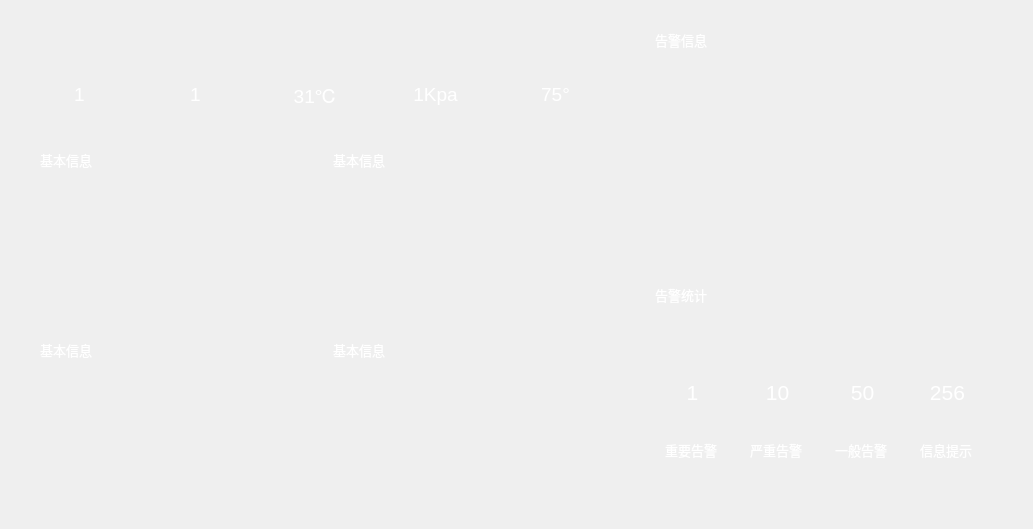
    <widget class="QWidget" name="home_page">
     <property name="styleSheet">
      <string notr="true"/>
     </property>
     <widget class="QLabel" name="label_7">
      <property name="geometry">
       <rect>
        <x>661</x>
        <y>440</y>
        <width>60</width>
        <height>20</height>
       </rect>
      </property>
      <property name="styleSheet">
       <string notr="true">
color: rgb(255, 255, 255);
border-color: rgba(255, 255, 255, 0);
</string>
      </property>
      <property name="text">
       <string>&lt;html&gt;&lt;head/&gt;&lt;body&gt;&lt;p align=&quot;center&quot;&gt;&lt;span style=&quot; font-size:10pt;&quot;&gt;重要告警&lt;/span&gt;&lt;/p&gt;&lt;/body&gt;&lt;/html&gt;</string>
      </property>
     </widget>
     <widget class="QLabel" name="label_8">
      <property name="geometry">
       <rect>
        <x>746</x>
        <y>440</y>
        <width>60</width>
        <height>20</height>
       </rect>
      </property>
      <property name="styleSheet">
       <string notr="true">font: 12pt;
color: rgb(255, 255, 255);
border-color: rgba(255, 255, 255, 0);</string>
      </property>
      <property name="text">
       <string>&lt;html&gt;&lt;head/&gt;&lt;body&gt;&lt;p align=&quot;center&quot;&gt;&lt;span style=&quot; font-size:10pt;&quot;&gt;严重告警&lt;/span&gt;&lt;/p&gt;&lt;/body&gt;&lt;/html&gt;</string>
      </property>
     </widget>
     <widget class="QLabel" name="label_9">
      <property name="geometry">
       <rect>
        <x>831</x>
        <y>440</y>
        <width>60</width>
        <height>20</height>
       </rect>
      </property>
      <property name="styleSheet">
       <string notr="true">font: 12pt;
color: rgb(255, 255, 255);
border-color: rgba(255, 255, 255, 0);</string>
      </property>
      <property name="text">
       <string>&lt;html&gt;&lt;head/&gt;&lt;body&gt;&lt;p align=&quot;center&quot;&gt;&lt;span style=&quot; font-size:10pt;&quot;&gt;一般告警&lt;/span&gt;&lt;/p&gt;&lt;/body&gt;&lt;/html&gt;</string>
      </property>
     </widget>
     <widget class="QLabel" name="label_10">
      <property name="geometry">
       <rect>
        <x>916</x>
        <y>440</y>
        <width>60</width>
        <height>20</height>
       </rect>
      </property>
      <property name="styleSheet">
       <string notr="true">font: 12pt;
color: rgb(255, 255, 255);
border-color: rgba(255, 255, 255, 0);</string>
      </property>
      <property name="text">
       <string>&lt;html&gt;&lt;head/&gt;&lt;body&gt;&lt;p align=&quot;center&quot;&gt;&lt;span style=&quot; font-size:10pt;&quot;&gt;信息提示&lt;/span&gt;&lt;/p&gt;&lt;/body&gt;&lt;/html&gt;</string>
      </property>
     </widget>
     <widget class="QLabel" name="label_background">
      <property name="geometry">
       <rect>
        <x>0</x>
        <y>0</y>
        <width>1024</width>
        <height>520</height>
       </rect>
      </property>
      <property name="styleSheet">
       <string notr="true">border-image: url(:/images/00content.png);</string>
      </property>
      <property name="text">
       <string/>
      </property>
     </widget>
     <widget class="QLabel" name="label_importance">
      <property name="geometry">
       <rect>
        <x>660</x>
        <y>360</y>
        <width>65</width>
        <height>65</height>
       </rect>
      </property>
      <property name="styleSheet">
       <string notr="true">color: rgb(255, 255, 255);</string>
      </property>
      <property name="text">
       <string>&lt;html&gt;&lt;head/&gt;&lt;body&gt;&lt;p align=&quot;center&quot;&gt;&lt;span style=&quot; font-size:16pt;&quot;&gt;1&lt;/span&gt;&lt;/p&gt;&lt;/body&gt;&lt;/html&gt;</string>
      </property>
     </widget>
     <widget class="QLabel" name="label_13">
      <property name="geometry">
       <rect>
        <x>745</x>
        <y>360</y>
        <width>65</width>
        <height>65</height>
       </rect>
      </property>
      <property name="styleSheet">
       <string notr="true">color: rgb(255, 255, 255);</string>
      </property>
      <property name="text">
       <string>&lt;html&gt;&lt;head/&gt;&lt;body&gt;&lt;p align=&quot;center&quot;&gt;&lt;span style=&quot; font-size:16pt;&quot;&gt;10&lt;/span&gt;&lt;/p&gt;&lt;/body&gt;&lt;/html&gt;</string>
      </property>
     </widget>
     <widget class="QLabel" name="label_14">
      <property name="geometry">
       <rect>
        <x>830</x>
        <y>360</y>
        <width>65</width>
        <height>65</height>
       </rect>
      </property>
      <property name="styleSheet">
       <string notr="true">color: rgb(255, 255, 255);</string>
      </property>
      <property name="text">
       <string>&lt;html&gt;&lt;head/&gt;&lt;body&gt;&lt;p align=&quot;center&quot;&gt;&lt;span style=&quot; font-size:16pt;&quot;&gt;50&lt;/span&gt;&lt;/p&gt;&lt;/body&gt;&lt;/html&gt;</string>
      </property>
     </widget>
     <widget class="QLabel" name="label_15">
      <property name="geometry">
       <rect>
        <x>915</x>
        <y>360</y>
        <width>65</width>
        <height>65</height>
       </rect>
      </property>
      <property name="styleSheet">
       <string notr="true">color: rgb(255, 255, 255);</string>
      </property>
      <property name="text">
       <string>&lt;html&gt;&lt;head/&gt;&lt;body&gt;&lt;p align=&quot;center&quot;&gt;&lt;span style=&quot; font-size:16pt;&quot;&gt;256&lt;/span&gt;&lt;/p&gt;&lt;/body&gt;&lt;/html&gt;</string>
      </property>
     </widget>
     <widget class="QLabel" name="label_16">
      <property name="geometry">
       <rect>
        <x>655</x>
        <y>285</y>
        <width>71</width>
        <height>19</height>
       </rect>
      </property>
      <property name="styleSheet">
       <string notr="true">color: rgb(255, 255, 255);
</string>
      </property>
      <property name="text">
       <string>&lt;html&gt;&lt;head/&gt;&lt;body&gt;&lt;p&gt;&lt;span style=&quot; font-size:10pt;&quot;&gt;告警统计&lt;/span&gt;&lt;/p&gt;&lt;/body&gt;&lt;/html&gt;</string>
      </property>
     </widget>
     <widget class="QLabel" name="label_17">
      <property name="geometry">
       <rect>
        <x>655</x>
        <y>30</y>
        <width>71</width>
        <height>19</height>
       </rect>
      </property>
      <property name="styleSheet">
       <string notr="true">color: rgb(255, 255, 255);</string>
      </property>
      <property name="text">
       <string>&lt;html&gt;&lt;head/&gt;&lt;body&gt;&lt;p&gt;&lt;span style=&quot; font-size:10pt;&quot;&gt;告警信息&lt;/span&gt;&lt;/p&gt;&lt;/body&gt;&lt;/html&gt;</string>
      </property>
     </widget>
     <widget class="QLabel" name="label_18">
      <property name="geometry">
       <rect>
        <x>40</x>
        <y>150</y>
        <width>71</width>
        <height>19</height>
       </rect>
      </property>
      <property name="styleSheet">
       <string notr="true">color: rgb(255, 255, 255);
</string>
      </property>
      <property name="text">
       <string>&lt;html&gt;&lt;head/&gt;&lt;body&gt;&lt;p&gt;&lt;span style=&quot; font-size:10pt;&quot;&gt;基本信息&lt;/span&gt;&lt;/p&gt;&lt;/body&gt;&lt;/html&gt;</string>
      </property>
     </widget>
     <widget class="QLabel" name="label_19">
      <property name="geometry">
       <rect>
        <x>333</x>
        <y>150</y>
        <width>71</width>
        <height>19</height>
       </rect>
      </property>
      <property name="styleSheet">
       <string notr="true">color: rgb(255, 255, 255);
</string>
      </property>
      <property name="text">
       <string>&lt;html&gt;&lt;head/&gt;&lt;body&gt;&lt;p&gt;&lt;span style=&quot; font-size:10pt;&quot;&gt;基本信息&lt;/span&gt;&lt;/p&gt;&lt;/body&gt;&lt;/html&gt;</string>
      </property>
     </widget>
     <widget class="QLabel" name="label_20">
      <property name="geometry">
       <rect>
        <x>40</x>
        <y>340</y>
        <width>71</width>
        <height>19</height>
       </rect>
      </property>
      <property name="styleSheet">
       <string notr="true">color: rgb(255, 255, 255);
</string>
      </property>
      <property name="text">
       <string>&lt;html&gt;&lt;head/&gt;&lt;body&gt;&lt;p&gt;&lt;span style=&quot; font-size:10pt;&quot;&gt;基本信息&lt;/span&gt;&lt;/p&gt;&lt;/body&gt;&lt;/html&gt;</string>
      </property>
     </widget>
     <widget class="QLabel" name="label_21">
      <property name="geometry">
       <rect>
        <x>333</x>
        <y>340</y>
        <width>71</width>
        <height>19</height>
       </rect>
      </property>
      <property name="styleSheet">
       <string notr="true">color: rgb(255, 255, 255);
</string>
      </property>
      <property name="text">
       <string>&lt;html&gt;&lt;head/&gt;&lt;body&gt;&lt;p&gt;&lt;span style=&quot; font-size:10pt;&quot;&gt;基本信息&lt;/span&gt;&lt;/p&gt;&lt;/body&gt;&lt;/html&gt;</string>
      </property>
     </widget>
     <widget class="QTableView" name="tableView">
      <property name="geometry">
       <rect>
        <x>646</x>
        <y>61</y>
        <width>345</width>
        <height>195</height>
       </rect>
      </property>
      <property name="styleSheet">
       <string notr="true">background-color: rgba(255, 255, 255, 0);</string>
      </property>
      <property name="frameShape">
       <enum>QFrame::StyledPanel</enum>
      </property>
      <property name="frameShadow">
       <enum>QFrame::Sunken</enum>
      </property>
     </widget>
     <widget class="QLabel" name="label_27">
      <property name="geometry">
       <rect>
        <x>65</x>
        <y>30</y>
        <width>26</width>
        <height>26</height>
       </rect>
      </property>
      <property name="styleSheet">
       <string notr="true">border-image: url(:/images/yonghu.png);</string>
      </property>
      <property name="text">
       <string/>
      </property>
     </widget>
     <widget class="QLabel" name="label_22">
      <property name="geometry">
       <rect>
        <x>34</x>
        <y>70</y>
        <width>91</width>
        <height>50</height>
       </rect>
      </property>
      <property name="styleSheet">
       <string notr="true">color: rgb(255, 255, 255);</string>
      </property>
      <property name="text">
       <string>&lt;html&gt;&lt;head/&gt;&lt;body&gt;&lt;p align=&quot;center&quot;&gt;&lt;span style=&quot; font-size:14pt;&quot;&gt;1&lt;/span&gt;&lt;/p&gt;&lt;/body&gt;&lt;/html&gt;</string>
      </property>
     </widget>
     <widget class="QLabel" name="label_28">
      <property name="geometry">
       <rect>
        <x>180</x>
        <y>30</y>
        <width>29</width>
        <height>26</height>
       </rect>
      </property>
      <property name="styleSheet">
       <string notr="true">border-image: url(:/images/gaojing.png);</string>
      </property>
      <property name="text">
       <string/>
      </property>
     </widget>
     <widget class="QLabel" name="label_29">
      <property name="geometry">
       <rect>
        <x>310</x>
        <y>30</y>
        <width>15</width>
        <height>26</height>
       </rect>
      </property>
      <property name="styleSheet">
       <string notr="true">border-image: url(:/images/wendu.png);</string>
      </property>
      <property name="text">
       <string/>
      </property>
     </widget>
     <widget class="QLabel" name="label_30">
      <property name="geometry">
       <rect>
        <x>540</x>
        <y>30</y>
        <width>26</width>
        <height>26</height>
       </rect>
      </property>
      <property name="styleSheet">
       <string notr="true">border-image: url(:/images/fawei.png);</string>
      </property>
      <property name="text">
       <string/>
      </property>
     </widget>
     <widget class="QLabel" name="label_31">
      <property name="geometry">
       <rect>
        <x>420</x>
        <y>40</y>
        <width>25</width>
        <height>16</height>
       </rect>
      </property>
      <property name="styleSheet">
       <string notr="true">border-image: url(:/images/yali.png);</string>
      </property>
      <property name="text">
       <string/>
      </property>
     </widget>
     <widget class="QLabel" name="label_23">
      <property name="geometry">
       <rect>
        <x>150</x>
        <y>70</y>
        <width>91</width>
        <height>50</height>
       </rect>
      </property>
      <property name="styleSheet">
       <string notr="true">color: rgb(255, 255, 255);</string>
      </property>
      <property name="text">
       <string>&lt;html&gt;&lt;head/&gt;&lt;body&gt;&lt;p align=&quot;center&quot;&gt;&lt;span style=&quot; font-size:14pt;&quot;&gt;1&lt;/span&gt;&lt;/p&gt;&lt;/body&gt;&lt;/html&gt;</string>
      </property>
     </widget>
     <widget class="QLabel" name="label_24">
      <property name="geometry">
       <rect>
        <x>270</x>
        <y>70</y>
        <width>91</width>
        <height>50</height>
       </rect>
      </property>
      <property name="styleSheet">
       <string notr="true">color: rgb(255, 255, 255);</string>
      </property>
      <property name="text">
       <string>&lt;html&gt;&lt;head/&gt;&lt;body&gt;&lt;p align=&quot;center&quot;&gt;&lt;span style=&quot; font-size:14pt;&quot;&gt;31℃&lt;/span&gt;&lt;/p&gt;&lt;/body&gt;&lt;/html&gt;</string>
      </property>
     </widget>
     <widget class="QLabel" name="label_25">
      <property name="geometry">
       <rect>
        <x>390</x>
        <y>70</y>
        <width>91</width>
        <height>50</height>
       </rect>
      </property>
      <property name="styleSheet">
       <string notr="true">color: rgb(255, 255, 255);</string>
      </property>
      <property name="text">
       <string>&lt;html&gt;&lt;head/&gt;&lt;body&gt;&lt;p align=&quot;center&quot;&gt;&lt;span style=&quot; font-size:14pt;&quot;&gt;1Kpa&lt;/span&gt;&lt;/p&gt;&lt;/body&gt;&lt;/html&gt;</string>
      </property>
     </widget>
     <widget class="QLabel" name="label_26">
      <property name="geometry">
       <rect>
        <x>510</x>
        <y>70</y>
        <width>91</width>
        <height>50</height>
       </rect>
      </property>
      <property name="styleSheet">
       <string notr="true">color: rgb(255, 255, 255);</string>
      </property>
      <property name="text">
       <string>&lt;html&gt;&lt;head/&gt;&lt;body&gt;&lt;p align=&quot;center&quot;&gt;&lt;span style=&quot; font-size:14pt;&quot;&gt;75°&lt;/span&gt;&lt;/p&gt;&lt;/body&gt;&lt;/html&gt;</string>
      </property>
     </widget>
     <zorder>label_background</zorder>
     <zorder>label_7</zorder>
     <zorder>label_8</zorder>
     <zorder>label_9</zorder>
     <zorder>label_10</zorder>
     <zorder>label_importance</zorder>
     <zorder>label_13</zorder>
     <zorder>label_14</zorder>
     <zorder>label_15</zorder>
     <zorder>label_16</zorder>
     <zorder>label_17</zorder>
     <zorder>label_18</zorder>
     <zorder>label_19</zorder>
     <zorder>label_20</zorder>
     <zorder>label_21</zorder>
     <zorder>tableView</zorder>
     <zorder>label_27</zorder>
     <zorder>label_22</zorder>
     <zorder>label_28</zorder>
     <zorder>label_29</zorder>
     <zorder>label_30</zorder>
     <zorder>label_31</zorder>
     <zorder>label_23</zorder>
     <zorder>label_24</zorder>
     <zorder>label_25</zorder>
     <zorder>label_26</zorder>
    </widget>
